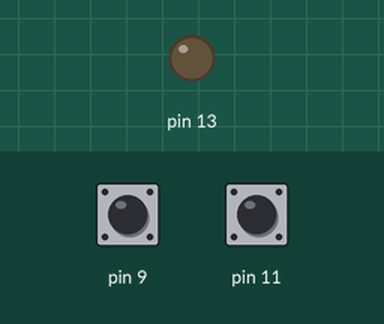
Simulated run of this sketch. Board: Arduino Uno, built with avr-gcc and run on an emulated ATmega328P. On the bench: output pins drawn as LEDs (lit = HIGH). The test bench sets the inputs (shaded band); at power-on: pin 9 HIGH, pin 11 HIGH.

Above: at 1.2 s.
1.3 s: pin 9 pulled LOW for 0.15 s
At 2.6 s:
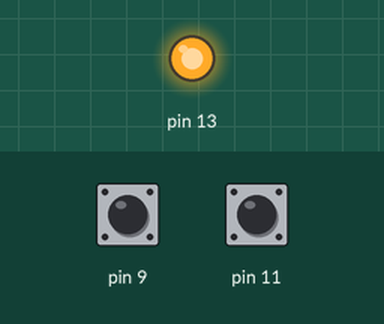
5.9 s: pin 9 pulled LOW for 3.2 s
At 11.8 s:
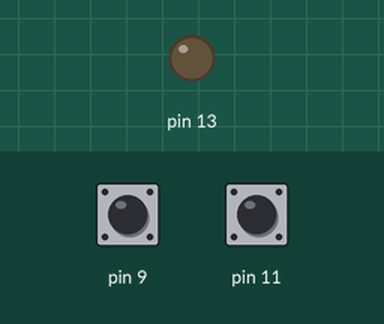
Timing chart, 0 to 13.3 s (numbered marks = the images above; inputs shaded):
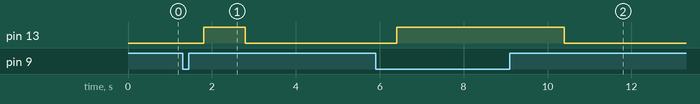

Measured:
- after the input at 1.3 s, pin 13: LOW → HIGH after 0.50 s, → LOW 1.0 s later
- after the input at 5.9 s, pin 13: LOW → HIGH after 0.50 s, → LOW 4.0 s later

The sketch:

02-02_esercizio_duePulsanti.ino
```cpp
int schiacciato = 0;

void setup() {
  Serial.begin(9600);
  pinMode(9,INPUT_PULLUP);
  pinMode(11,INPUT_PULLUP);
  pinMode(13,OUTPUT);
}

void loop() {
  if(!digitalRead(9))
  {
    delay(500);
    digitalWrite(13,HIGH);
    delay(1000);
  }
  else if(!digitalRead(11) && !schiacciato)
  {
    Serial.println("Schiacciato tasto al pin 11");
    schiacciato = 1;
    delay(100);
  }
  else if(digitalRead(11))
  {
    schiacciato = 0;
    digitalWrite(13,LOW);
  }
  else
  {
    digitalWrite(13,LOW);
  }
}
```
